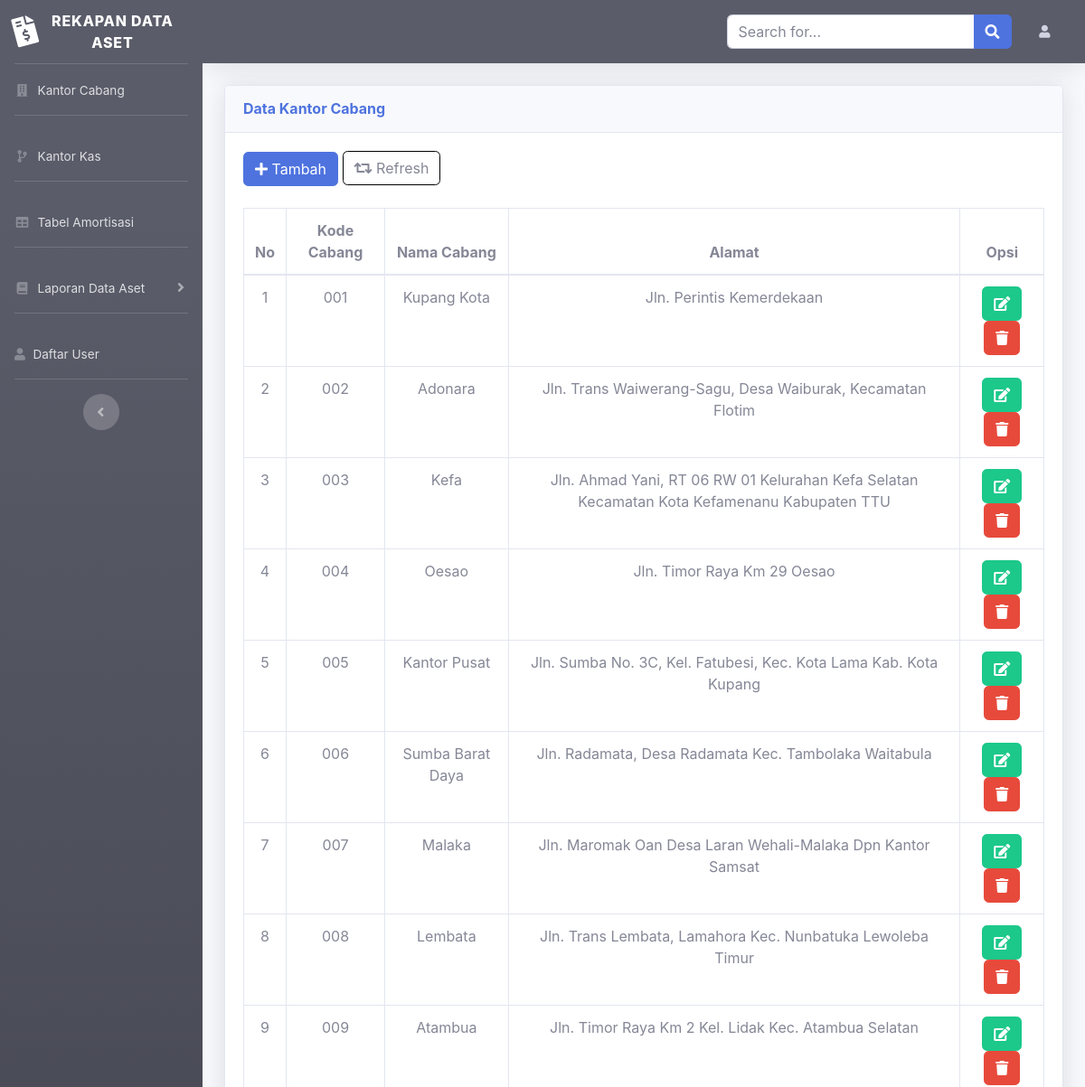
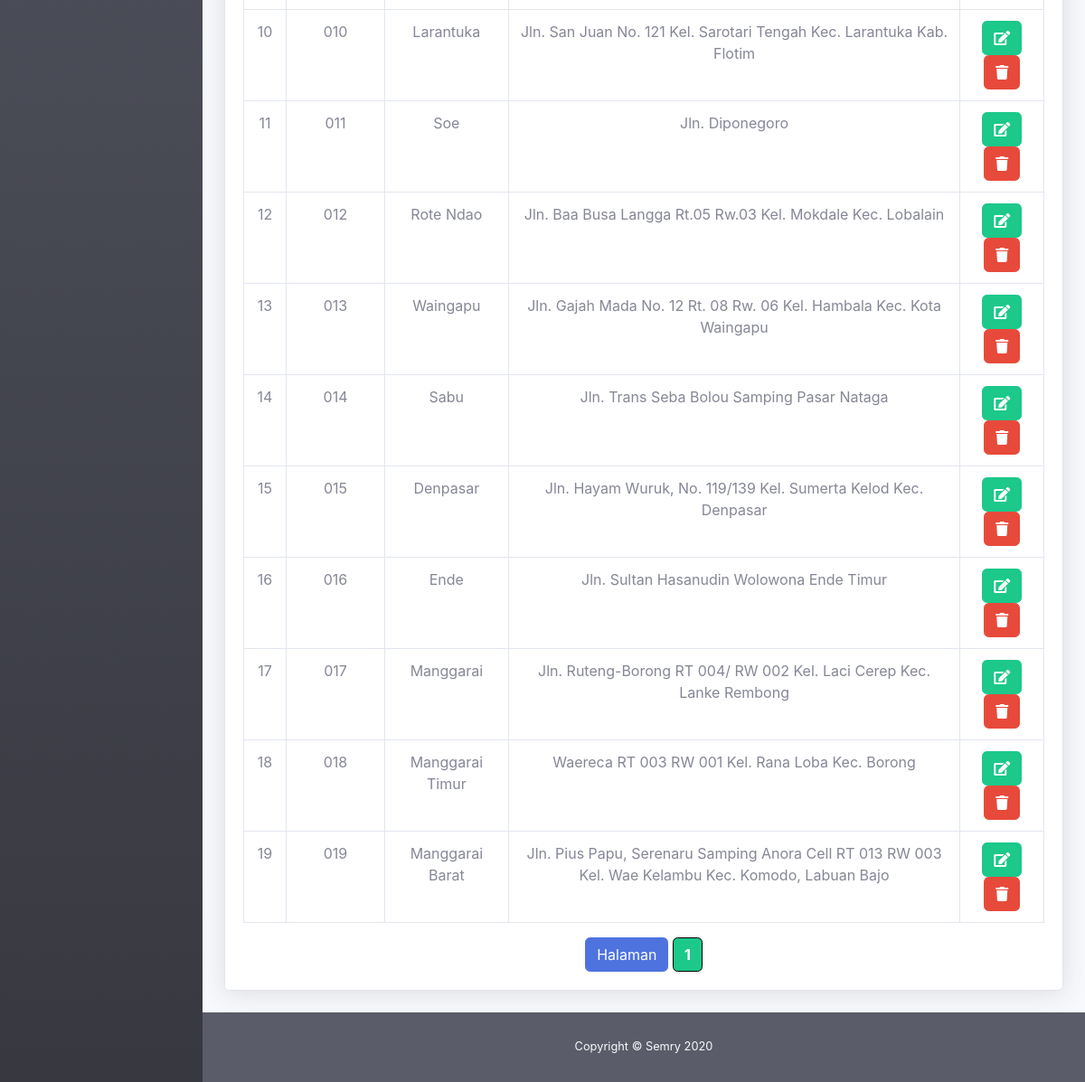
/admin/branchOffice/indexBranchOffice.php (signed in), run on the app's committed database (2 pictures, top to bottom).
### tables this page shows
CREATE TABLE `cabang` (
  `kode_cabang` varchar(5) NOT NULL,
  `nama_cabang` varchar(200) DEFAULT NULL,
  `alamat` text NOT NULL
);

### admin/data.php (called while the page is built, shortened)
<?php
$jumdatph = 10;
$jumalldat = count(addBranch("SELECT * FROM users"));
$jumhal = ceil($jumalldat / $jumdatph);
$aktpage = (isset($_GET["page"])) ? $_GET["page"] : 1;
?>

### admin/function.php (called while the page is built, shortened)
<?php
$knk = mysqli_connect("localhost", "root", "", "rekapan_data_aset");
function addBranch($query)
{
    global $knk;
    $result = mysqli_query($knk, $query);
    $rows   = [];
    while ($row = mysqli_fetch_assoc($result)) {
        $rows[] = $row;
    }
    return $rows;
}

### admin/branchOffice/indexBranchOffice.php (the view, shortened to what this page needs)
<?php
require '../function.php';
$jumCbg = count(addBranch("SELECT * FROM cabang"));
$cbg = addBranch("SELECT * FROM cabang ");
?>
<!DOCTYPE html>
<html lang="en">
<head>
  <link href="../../assets/vendor/fontawesome-free/css/all.min.css" rel="stylesheet" type="text/css">
  <link href="../../assets/css/sb-admin-2.min.css" rel="stylesheet">
</head>
<body id="page-top">
  <div id="wrapper">
    <ul class="navbar-nav bg-gradient-dark sidebar sidebar-dark accordion" id="accordionSidebar">
      <a class="sidebar-brand d-flex align-items-center justify-content-center" href="../index.php">
        <div class="sidebar-brand-icon rotate-n-15">
          <i class="fas fa-file-invoice-dollar"></i>
        </div>
        <div class="sidebar-brand-text mx-3">Rekapan Data Aset</div>
      </a>
      <hr class="sidebar-divider my-0">
      <li class="nav-item">
        <a class="nav-link" href="#">
          <i class="fas fa-fw fa-building"></i>
          <span>Kantor Cabang</span></a>
      </li>
      <hr class="sidebar-divider">
      <li class="nav-item">
        <a class="nav-link" href="../kas/indexKas.php">
          <i class="fas fa-fw fa-code-branch"></i>
          <span>Kantor Kas</span></a>
      </li>
      <hr class="sidebar-divider">
      <li class="nav-item">
        <a class="nav-link" href="../amortisasi/indexamor.php">
          <i class="fas fa-fw fa-table"></i>
          <span>Tabel Amortisasi</span></a>
      </li>
      <hr class="sidebar-divider">
      <li class="nav-item">
        <a class="nav-link collapsed" href="" data-toggle="collapse" data-target="#collapseTwo" aria-expanded="true" aria-controls="collapseTwo">
          <i class="fas fa-fw fa-book"></i>
          <span>Laporan Data Aset</span>
        </a>
      </li>
      <hr class="sidebar-divider">
      <li class="nav-item">
        <a class="nav-link" data-toggle="modal" data-target="#modal-xl" href="">
          <i class="fas fa-user"></i>
          <span>Daftar User</span></a>
      </li>
      <hr class="sidebar-divider d-none d-md-block">
              <?php
              include '../data.php';
              ?>
      <div class="text-center d-none d-md-inline">
        <button class="rounded-circle border-0" id="sidebarToggle"></button>
      </div>
    </ul>
    <div id="content-wrapper" class="d-flex flex-column">
      <div id="content">
        <nav class="navbar navbar-expand navbar-dark bg-dark topbar mb-4 static-top shadow">
          <form action="" method="post" class="d-none d-md-inline-block form-inline ml-auto mr-0 mr-md-3 my-2 my-md-0">
            <div class="input-group">
              <input type="text" class="form-control" placeholder="Search for..." aria-label="Search" aria-describedby="basic-addon2" name="katakunci">
              <div class="input-group-append">
                <button class="btn btn-primary" type="submit" name="searchCbg">
                  <i class="fas fa-search"></i>
                </button>
              </div>
            </div>
          </form>
          <ul class="navbar-nav ml-auto ml-md-0">
            <li class="nav-item dropdown no-arrow">
              <a class="nav-link dropdown-toggle" href="#" id="userDropdown" role="button" data-toggle="dropdown" aria-haspopup="true" aria-expanded="false">
                <i class="rounded-circle fas fa-user fa-sm fa-fw mr-2 text-gray-400"></i>
              </a>
            </li>
          </ul>
        </nav>
        <div class="container-fluid">
          <div class="card shadow mb-4">
            <div class="card-header py-3">
              <h6 class="m-0 font-weight-bold text-primary">Data Kantor Cabang</h6>
            </div>
            <div class="card-body">
              <button type="submit" class="btn btn-primary" data-toggle="modal" data-target="#cabangAddModal" data-whatever="@mdo">
                <i class="fas fa-plus"></i> Tambah
              </button>
              <a class="btn" href="" style="border-color: black; margin-bottom: 1px;">
                <i class="fas fa-fw fa-retweet"></i> Refresh
              </a>
              <br>
              <br>
              <div class="table-responsive">
                <table class="table table-bordered" width="100%" cellspacing="0">
                  <thead>
                    <tr align="center">
                      <th>No</th>
                      <th>Kode Cabang</th>
                      <th>Nama Cabang</th>
                      <th>Alamat</th>
                      <th>Opsi</th>
                    </tr>
                  </thead>
                  <tbody>
                    <?php $no = 1; ?>
                    <?php foreach ($cbg as $brs) : ?>
                      <tr align="center">
                        <td><?= $no; ?></td>
                        <td><?= $brs["kode_cabang"]; ?></td>
                        <td><?= $brs["nama_cabang"]; ?></td>
                        <td><?= $brs["alamat"]; ?></td>
                        <td>
                          <button type="button" title="Edit" class='btn btn-success editCbgBtn'><i class="fas fa-edit"></i>
                          </button>
                          <a title="Hapus" class='btn btn-danger' href="deleteBranch.php?kode_cabang=<?= $brs["kode_cabang"]; ?>" onclick="return confirm('Anda yakin ingin menghapus data ini');"><i class="fas fa-trash"></i>
                          </a>
                        </td>
                      </tr>
                      <?php $no++; ?>
                    <?php endforeach; ?>
                  </tbody>
                </table>
                <div class="text-center">
                  <span class="btn btn-primary">Halaman</span>
                  <div class="btn-group">
                    <?php for ($a = 1; $a <= $jumhal; $a++) : ?>
                      <?php if ($a == $aktpage) : ?>
                        <a href="?page=<?= $a; ?>" class="btn btn-success" style="font-weight: bold; border-color: black;"><?= $a; ?>
                        </a>
                      <?php else : ?>
                        <a href="?page=<?= $a; ?>" class="btn" style="border-color: black;"><?= $a; ?></a>
                      <?php endif; ?>
                    <?php endfor; ?>
                  </div>
                </div>
              </div>
            </div>
          </div>
        </div>
      </div>
      <footer class="sticky-footer bg-dark">
        <div class="container my-auto">
          <div class="copyright text-center my-auto">
            <span class="text-light">Copyright &copy; Semry 2020</span>
          </div>
        </div>
      </footer>
    </div>
  </div>
</body>
</html>

### data on the page
cabang: kode_cabang "001", nama_cabang "Kupang Kota", alamat "Jln. Perintis Kemerdekaan"
cabang: kode_cabang "002", nama_cabang "Adonara", alamat "Jln. Trans Waiwerang-Sagu, Desa Waiburak, Kecamatan Flotim"
cabang: kode_cabang "003", nama_cabang "Kefa", alamat "Jln. Ahmad Yani, RT 06 RW 01 Kelurahan Kefa Selatan Kecamatan Kota Kefamenanu Kabupaten TTU"
cabang: kode_cabang "004", nama_cabang "Oesao", alamat "Jln. Timor Raya Km 29 Oesao"
cabang: kode_cabang "005", nama_cabang "Kantor Pusat", alamat "Jln. Sumba No. 3C, Kel. Fatubesi, Kec. Kota Lama Kab. Kota Kupang"
cabang: kode_cabang "006", nama_cabang "Sumba Barat Daya", alamat "Jln. Radamata, Desa Radamata Kec. Tambolaka Waitabula"
cabang: kode_cabang "007", nama_cabang "Malaka", alamat "Jln. Maromak Oan Desa Laran Wehali-Malaka Dpn Kantor Samsat"
cabang: kode_cabang "008", nama_cabang "Lembata", alamat "Jln. Trans Lembata, Lamahora Kec. Nunbatuka Lewoleba Timur"
cabang: kode_cabang "009", nama_cabang "Atambua", alamat "Jln. Timor Raya Km 2 Kel. Lidak Kec. Atambua Selatan"
cabang: kode_cabang "010", nama_cabang "Larantuka", alamat "Jln. San Juan No. 121 Kel. Sarotari Tengah Kec. Larantuka Kab. Flotim"
cabang: kode_cabang "011", nama_cabang "Soe", alamat "Jln. Diponegoro"
cabang: kode_cabang "012", nama_cabang "Rote Ndao", alamat "Jln. Baa Busa Langga Rt.05 Rw.03 Kel. Mokdale Kec. Lobalain"
cabang: kode_cabang "013", nama_cabang "Waingapu", alamat "Jln. Gajah Mada No. 12 Rt. 08 Rw. 06 Kel. Hambala Kec. Kota Waingapu"
cabang: kode_cabang "014", nama_cabang "Sabu", alamat "Jln. Trans Seba Bolou Samping Pasar Nataga"
cabang: kode_cabang "015", nama_cabang "Denpasar", alamat "Jln. Hayam Wuruk, No. 119/139 Kel. Sumerta Kelod Kec. Denpasar"
cabang: kode_cabang "016", nama_cabang "Ende", alamat "Jln. Sultan Hasanudin Wolowona Ende Timur"
cabang: kode_cabang "017", nama_cabang "Manggarai", alamat "Jln. Ruteng-Borong RT 004/ RW 002 Kel. Laci Cerep Kec. Lanke Rembong"
cabang: kode_cabang "018", nama_cabang "Manggarai Timur", alamat "Waereca RT 003 RW 001 Kel. Rana Loba Kec. Borong"
cabang: kode_cabang "019", nama_cabang "Manggarai Barat", alamat "Jln. Pius Papu, Serenaru Samping Anora Cell RT 013 RW 003 Kel. Wae Kelambu Kec. Komodo, Labuan Bajo"
